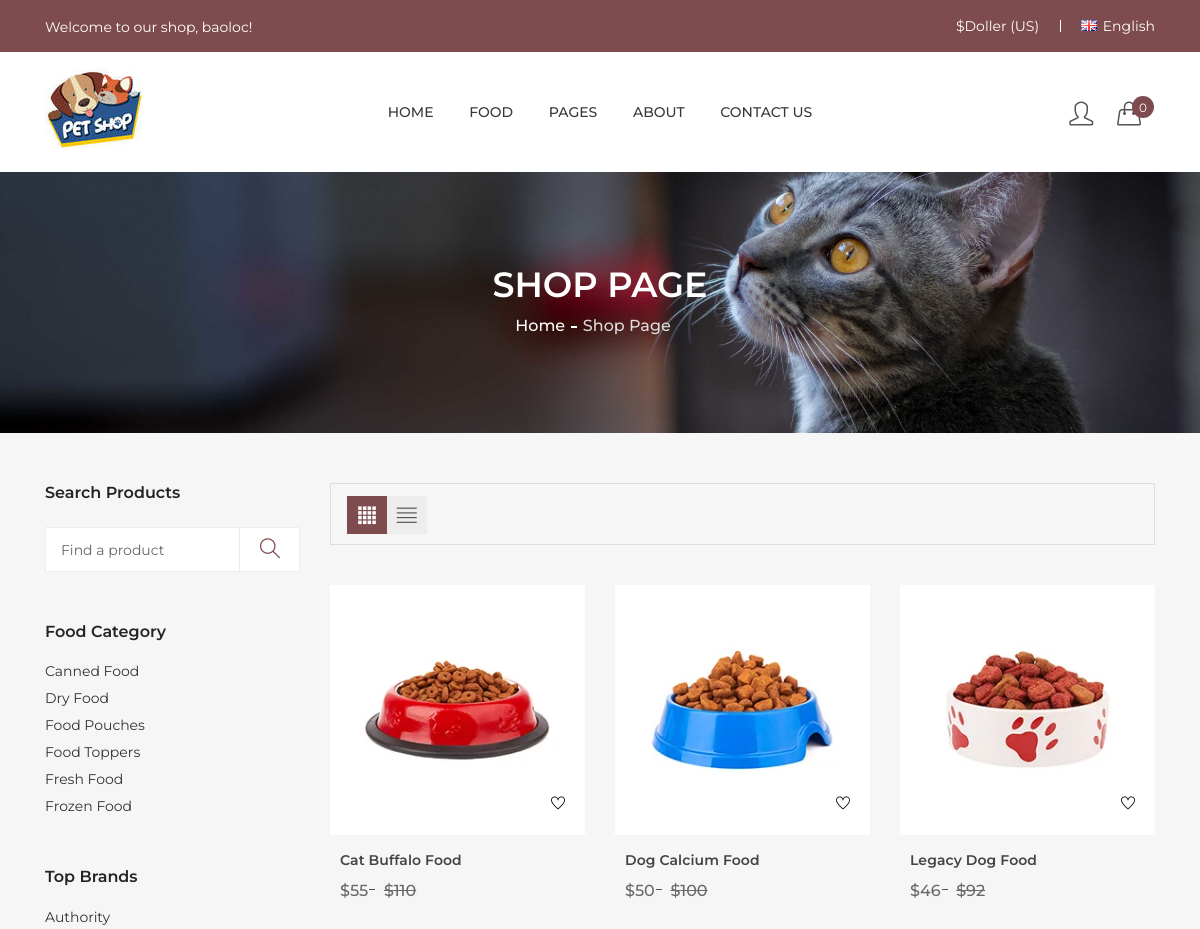
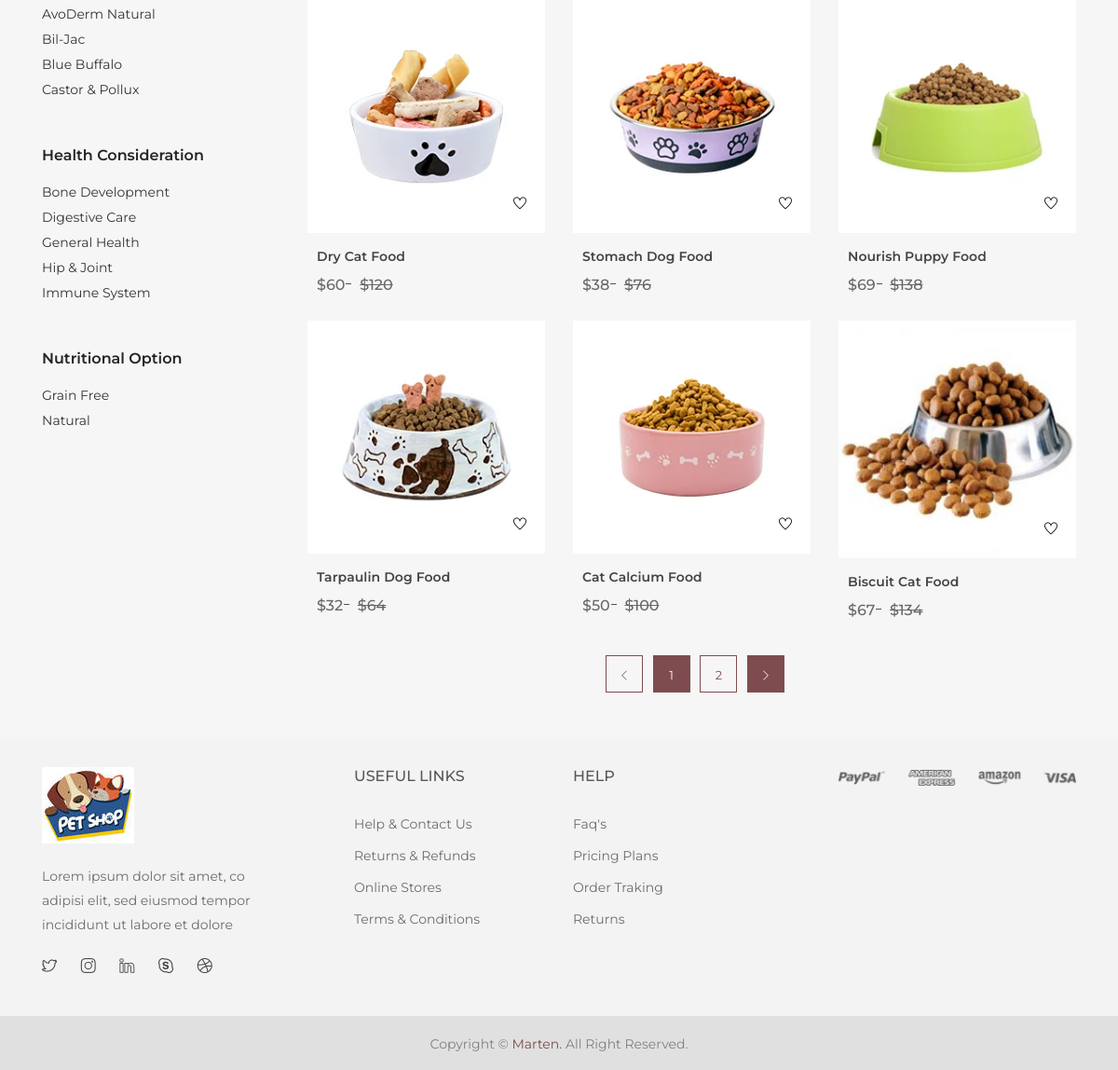
The app's page /shop-page/ (signed in) with its own data (2 pictures, top to bottom).
### product/models.py (models this page shows, shortened)
class Product(models.Model):
    name=models.CharField(max_length=100)
    excerpt=models.TextField(max_length=300)
    description=models.TextField()
    price=models.IntegerField(default=0)
    picture=models.ImageField(upload_to='img')
    digital = models.BooleanField(default=False,null=True, blank=True)

### product/views.py (the view)
# urls.py: path('shop-page/',views.shop_page_view, name='shop-page'),
def shop_page_view(request):
    data = cartData(request)
    cartItems=data['cartItems']
    order=data['order']
    items=data['items']
    products = Product.objects.all()
    context = {'products':products, 'cartItems':cartItems}
    return render(request,'shop-page.html',context)

### templates/shop-page.html (shortened to what this page needs)
{% extends 'base.html' %}
{% load static %}
{% block content %}
<div class="breadcrumb-area pt-95 pb-95 bg-img" style="background-image:url(/assets/img/banner/banner-2.jpg);">
    <div class="container">
        <div class="breadcrumb-content text-center">
            <h2>Shop Page</h2>
            <ul>
                <li><a href="{% url 'index' %}">Home</a></li>
                <li class="active">Shop Page</li>
            </ul>
        </div>
    </div>
</div>
<div class="shop-area pt-50 pb-50 gray-bg">
    <div class="container">
        <div class="row flex-row-reverse">
            <div class="col-lg-9">
                <div class="shop-topbar-wrapper">
                    <div class="grid-list-options">
                        <ul class="view-mode">
                            <li class="active"><a href="{% url 'shop-page' %}" data-view="product-grid"><i class="ti-layout-grid4-alt"></i></a></li>
                            <li><a href="{% url 'shop-list' %}" data-view="product-list"><i class="ti-align-justify"></i></a></li>
                        </ul>
                    </div>
                </div>
                <div class="grid-list-product-wrapper">
                    <div class="product-view product-grid">
                        <div class="row">
                            {% for item in products %}
                            <div class="product-width col-lg-6 col-xl-4 col-md-6 col-sm-6">
                                <div class="product-wrapper mb-10">
                                    <div class="product-img">
                                        <a href="#">
                                            <img src="{{ item.picture.url }}" alt="">
                                        </a>
                                        <div class="product-action-wishlist">
                                            <a title="Wishlist" href="#">
                                                <i class="ti-heart"></i>
                                            </a>
                                        </div>
                                    </div>
                                    <div class="product-content">
                                        <h4><a href="#">{{ item.name }}</a></h4>
                                        <div class="product-price">
                                            <span class="new">${{item.price}}</span>
                                            <span class="old">${% widthratio item.price 1 2 %}</span>
                                        </div>
                                    </div>
                                </div>
                            </div>
                            {% endfor %}
                        </div>
                        <div class="pagination-style text-center mt-10">
                            <ul>
                                <li>
                                    <a href="#"><i class="icon-arrow-left"></i></a>
                                </li>
                                <li>
                                    <a class="active" href="#">1</a>
                                </li>
                                <li>
                                    <a href="#">2</a>
                                </li>
                                <li>
                                    <a class="active" href="#"><i class="icon-arrow-right"></i></a>
                                </li>
                            </ul>
                        </div>
                    </div>
                </div>
            </div>
            <div class="col-lg-3">
                <div class="shop-sidebar">
                    <div class="shop-widget">
                        <h4 class="shop-sidebar-title">Search Products</h4>
                        <div class="shop-search mt-25 mb-50">
                            <form action="/search" class="search-form" method="get">
                                <input type="text" id="txtSearchHome" name="search" placeholder="Find a product">
                                <button type="submit">
                                    <i class="icon-magnifier"></i>
                                </button>
                            </form>
                        </div>
                    </div>
                    <div class="shop-widget mt-50">
                        <h4 class="shop-sidebar-title">Food Category </h4>
                         <div class="shop-list-style mt-20">
                            <ul>
                                <li><a href="#">Canned Food</a></li>
                                <li><a href="#">Dry Food</a></li>
                                <li><a href="#">Food Pouches</a></li>
                                <li><a href="#">Food Toppers</a></li>
                                <li><a href="#">Fresh Food</a></li>
                                <li><a href="#">Frozen Food</a></li>
                            </ul>
                        </div>
                    </div>
                    <div class="shop-widget mt-50">
                        <h4 class="shop-sidebar-title">Top Brands </h4>
                         <div class="shop-list-style mt-20">
                            <ul>
                                <li><a href="#">Authority</a></li>
                                <li><a href="#">AvoDerm Natural</a></li>
                                <li><a href="#">Bil-Jac</a></li>
                                <li><a href="#">Blue Buffalo</a></li>
                                <li><a href="#">Castor & Pollux</a></li>
                            </ul>
                        </div>
                    </div>
                    <div class="shop-widget mt-50">
                        <h4 class="shop-sidebar-title">Health Consideration </h4>
                         <div class="shop-list-style mt-20">
                            <ul>
                                <li><a href="#">Bone Development </a></li>
                                <li><a href="#">Digestive Care </a></li>
                                <li><a href="#">General Health </a></li>
                                <li><a href="#">Hip & Joint  </a></li>
                                <li><a href="#">Immune System  </a></li>
                            </ul>
                        </div>
                    </div>
                    <div class="shop-widget mt-50">
                        <h4 class="shop-sidebar-title">Nutritional Option </h4>
                         <div class="shop-list-style mt-20">
                            <ul>
                                <li><a href="#">Grain Free  </a></li>
                                <li><a href="#">Natural </a></li>
                            </ul>
                        </div>
                    </div>
                </div>
            </div>
        </div>
    </div>
</div>
{% endblock %}

### templates/base.html (shortened to what this page needs)
<!doctype html>
{% load static %}
<html class="no-js" lang="zxx">
    <head>
        <link rel="stylesheet" href="https://stackpath.bootstrapcdn.com/bootstrap/4.4.1/css/bootstrap.min.css"
>
        <link rel="stylesheet" href="/assets/css/animate.css">
        <link rel="stylesheet" href="/assets/css/simple-line-icons.css">
        <link rel="stylesheet" href="/assets/css/themify-icons.css">
        <link rel="stylesheet" href="/assets/css/owl.carousel.min.css">
        <link rel="stylesheet" href="/assets/css/slick.css">
        <link rel="stylesheet" href="/assets/css/meanmenu.min.css">
        <link rel="stylesheet" href="/assets/css/responsive.css">
        <link rel="stylesheet" href="/assets/css/style.css">
    </head>
    <body>
        <header class="header-area">
            <div class="header-top theme-bg">
                <div class="container">
                    <div class="row">
                        <div class="col-lg-4 col-md-4 col-10">
                            <div class="welcome-area">
                                {% if user.username %}
                                    <p>Welcome to our shop, {{user.username}}!</p>
                                {% endif %}
                            </div>
                        </div>
                        <div class="col-lg-8 col-md-8 col-12">
                            <div class="account-curr-lang-wrap f-right">
                                <ul>
                                    <li class="top-hover"><a href="#">$Doller (US)</a></li>
                                    <li><a href="#"><img alt="flag" src="/assets/img/icon-img/en.jpg">English </a></li>
                                </ul>
                            </div>
                        </div>
                    </div>
                </div>
            </div>
            <div class="header-bottom transparent-bar">
                <div class="container">
                    <div class="row">
                        <div class="col-xl-2 col-lg-3 col-md-4 col-sm-4 col-6">
                            <div class="logo pt-3">
                                <a href="{% url 'index' %}"><img alt="" src="/assets/img/logo/pet-logo.jpg"></a>
                            </div>
                        </div>
                        <div class="col-xl-8 col-lg-5 d-none d-lg-block">
                            <div class="main-menu text-center">
                                <nav>
                                    <ul>
                                        <li><a href="{% url 'index' %}">HOME</a></li>
                                        <li class="mega-menu-position"><a href="{% url 'shop-page' %}">Food</a>
                                        </li>
                                        <li><a href="#">PAGES</a>
                                        </li>
                                        <li><a href="{% url 'about' %}">ABOUT</a></li>
                                        <li><a href="{% url 'contact' %}">CONTACT US</a></li>
                                    </ul>
                                </nav>
                            </div>
                        </div>
                        <div class="col-xl-2 col-lg-2 col-md-8 col-sm-8 col-7">
                            <div class="search-login-cart-wrapper">
                                <div class="header-login same-style">
                                    <a href="{% url 'login' %}"><i class="icon-user icons"></i></a>
                                </div>
                                <div class="header-cart same-style">
                                    <button class="icon-cart">
                                        <a href={% url 'cart' %}><i class="icon-handbag"></i></a>
                                        <span class="count-style">{{ cartItems }}</span>
                                    </button>
                                </div>
                            </div>
                        </div>
                    </div>
                </div>
            </div>
        </header>
        {% block content %}{% endblock %}
        <footer class="footer-area">
            <div class="footer-top pt-30 pb-10 gray-bg-2">
                <div class="container">
                    <div class="row">
                        <div class="col-xl-3 col-lg-3 col-md-6 col-sm-6">
                            <div class="footer-widget mb-30">
                                <div class="footer-info-wrapper">
                                    <div class="footer-logo">
                                        <a href="#">
                                            <img src="/assets/img/logo/pet-logo.jpg" alt="">
                                        </a>
                                    </div>
                                    <p>Lorem ipsum dolor sit amet, co adipisi elit, sed eiusmod tempor incididunt ut labore et dolore</p>
                                    <div class="social-icon">
                                        <ul>
                                            <li><a href="#"><i class="icon-social-twitter"></i></a></li>
                                            <li><a href="#"><i class="icon-social-instagram"></i></a></li>
                                            <li><a href="#"><i class="icon-social-linkedin"></i></a></li>
                                            <li><a href="#"><i class="icon-social-skype"></i></a></li>
                                            <li><a href="#"><i class="icon-social-dribbble"></i></a></li>
                                        </ul>
                                    </div>
                                </div>
                            </div>
                        </div>
                        <div class="col-xl-3 col-lg-3 col-md-6 col-sm-6">
                            <div class="footer-widget mb-30 pl-50">
                                <h4 class="footer-title">USEFUL LINKS</h4>
                                <div class="footer-content">
                                    <ul>
                                        <li><a href="#">Help & Contact Us</a></li>
                                        <li><a href="#">Returns & Refunds</a></li>
                                        <li><a href="#">Online Stores</a></li>
                                        <li><a href="#">Terms & Conditions</a></li>
                                    </ul>
                                </div>
                            </div>
                        </div>
                        <div class="col-xl-3 col-lg-2 col-md-6 col-sm-6">
                            <div class="footer-widget mb-30 pl-70">
                                <h4 class="footer-title">HELP</h4>
                                <div class="footer-content">
                                    <ul>
                                        <li><a href="#">Faq's </a></li>
                                        <li><a href="#">Pricing Plans</a></li>
                                        <li><a href="#">Order Traking</a></li>
                                        <li><a href="#">Returns </a></li>
                                    </ul>
                                </div>
                            </div>
                        </div>
                        <div class="col-xl-3 col-lg-4 col-md-6 col-sm-6">
                            <div class="footer-widget">
                                <div class="payment-img">
                                    <a href="index.html">
                                        <img src="/assets/img/icon-img/payment.png" alt="">
                                    </a>
                                </div>
                            </div>
                        </div>
                    </div>
                </div>
            </div>
            <div class="footer-bottom gray-bg-3 pt-17 pb-15">
                <div class="container">
                    <div class="row">
                        <div class="col-12">
                            <div class="copyright text-center">
                                <p>Copyright © <a href="#">Marten.</a> All Right Reserved.</p>
                            </div>
                        </div>
                    </div>
                </div>
            </div>
        </footer>
    </body>
</html>

### records on screen
Product: picture (picture), name "Cat Buffalo Food", price "55", price "110"
Product: picture (picture), name "Dog Calcium Food", price "50", price "100"
Product: picture (picture), name "Legacy Dog Food", price "46", price "92"
Product: picture (picture), name "Dry Cat Food", price "60", price "120"
Product: picture (picture), name "Stomach Dog Food", price "38", price "76"
Product: picture (picture), name "Nourish Puppy Food", price "69", price "138"
Product: picture (picture), name "Tarpaulin Dog Food", price "32", price "64"
Product: picture (picture), name "Cat Calcium Food", price "50", price "100"
Product: picture (picture), name "Biscuit Cat Food", price "67", price "134"

### other values on screen
{{ user.username }} "baoloc"
{{ cartItems }} "0"
